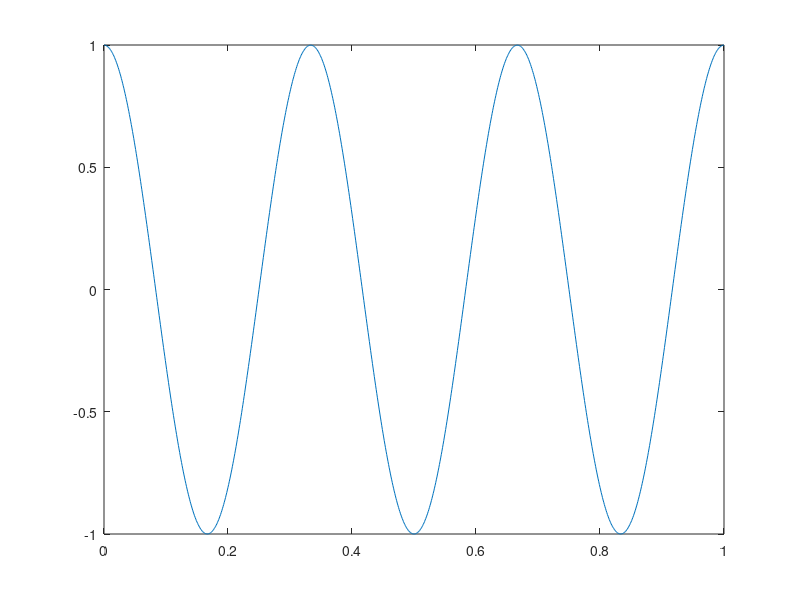
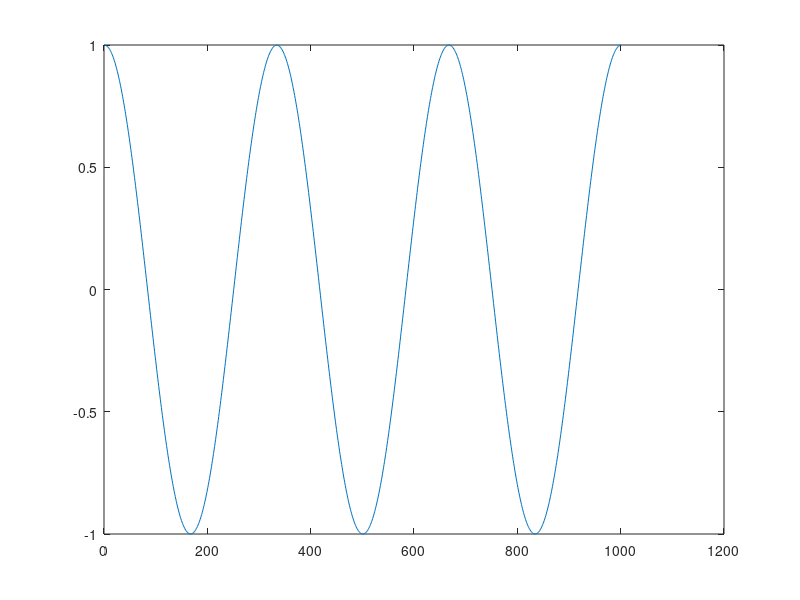
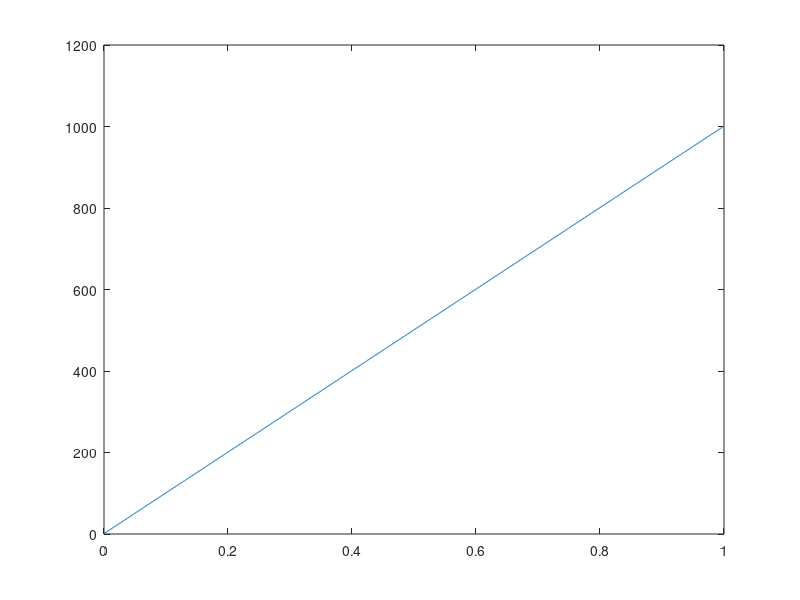

Write MATLAB code to recreate these figures, in order.
t=[0:0.001:1];
A=1;
f=3;
w=f*2*pi;
x=A*cos(w*t);
%creiamo la tavola di distorsione
wsize=4096;%dimensione della tavola
afact=2/wsize;%step o fattore angolare y=afact*x
tav=[-1:afact:1-afact];%tavola
size (tav)
y=zeros(size(x));%creiamo una tavola vuota
p=zeros(size(x));%creiamo una tavola vuota
for k=1:size(t,2)
idx=round((x(k)*((wsize-1)/2))+((wsize-1)/2))+1;
y(k)=tav(idx);
p(k)=k;%
endfor
plot (t, y)%Uscita della tavola
figure(2)
plot (p, y)%Uscita della tavola con gli indici del fasore
figure(3)
plot (t, p)%uscita del fasore